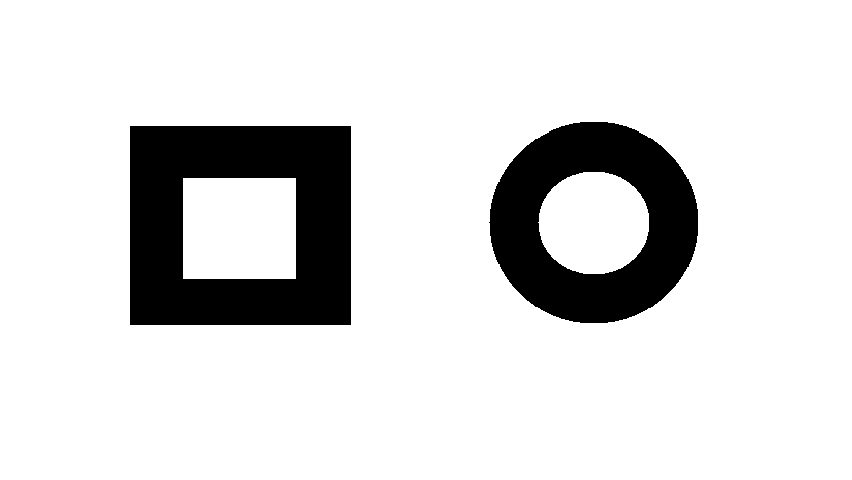
#> input picture assignment1/template/calibration_thick.png, 852 x 480 px, given in place of image_test_template.png, which was not available
$ python template_matching_test.py
#> lines starting #> are read from the running program, lines starting #| are printed output that depends on the picture; after the words box and inside, x2 and y2 are one past the last pixel; in counts of white or black regions, pixels touching at a corner belong together; pictures that were not available may be replaced by others from this repository, and a replacement may not be noted
import cv2
import numpy as np
from matplotlib import pyplot as plt

img = cv2.imread('D:/Videos/Test/image_test_template.png',0)
#> img: shape (480, 852); 86.2% white; 2 black regions, box (x1, y1, x2, y2) and area: (130, 126, 351, 325) 32566, (489, 122, 698, 323) 24004
img2 = img.copy()
template = cv2.imread('D:/Videos/template_91_91.png',0)
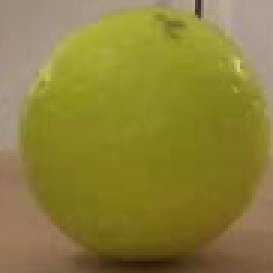
#> input picture assignment1/template/template_91_91.png, 91 x 91 px, found by its file name (shown 3 times larger)
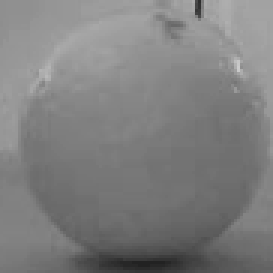
#> template: shape (91, 91) (shown 3 times larger); min 34, max 203, mean 126.8
w, h = template.shape[::-1]
#> w = 91; h = 91

# All the 6 methods for comparison in a list
methods = ['cv2.TM_CCOEFF', 'cv2.TM_CCOEFF_NORMED', 'cv2.TM_CCORR',
            'cv2.TM_CCORR_NORMED', 'cv2.TM_SQDIFF', 'cv2.TM_SQDIFF_NORMED']

for meth in methods:
    img = img2.copy()
    method = eval(meth)

    print("Shape = " + str(img.shape))
    print("Type = " + str(img.dtype))

    # Apply template Matching
    res = cv2.matchTemplate(img,template,method)
    min_val, max_val, min_loc, max_loc = cv2.minMaxLoc(res)

    # If the method is TM_SQDIFF or TM_SQDIFF_NORMED, take minimum
    if method in [cv2.TM_SQDIFF, cv2.TM_SQDIFF_NORMED]:
        top_left = min_loc
    else:
        top_left = max_loc
    bottom_right = (top_left[0] + w, top_left[1] + h)

    cv2.rectangle(img2,top_left, bottom_right, (0,255,0), 2)

    plt.subplot(121),plt.imshow(res,cmap = 'gray')
    plt.title('Matching Result'), plt.xticks([]), plt.yticks([])
    plt.subplot(122),plt.imshow(img2, cmap= 'gray')
    plt.title('Detected Point'), plt.xticks([]), plt.yticks([])
    plt.suptitle(meth)

    plt.show()
#> this loop made 6 passes
#> (min_val, max_val, min_loc, top_left, bottom_right) on passes 1 to 4: (-17996564, 17996584, (176, 139), (123, 87), (214, 178)), (-0.742, 0.724, (542, 145), (540, 81), (631, 172)), (37949352, 267750848, (130, 126), (661, 0), (752, 91)), (0.337, 0.983, (130, 126), (698, 121), (789, 212))
#> (min_val, max_val, max_loc, top_left, bottom_right) on passes 5 to 6: (103839376, 175302624, (542, 140), (261, 86), (352, 177)), (0.478, 1, (129, 114), (200, 202), (291, 293))
#> pass 1, `res = cv2.matchTemplate(img,template,method)`:
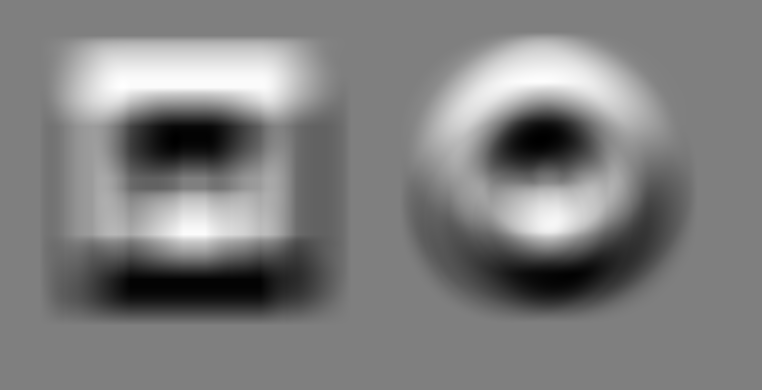
#> res: shape (390, 762) float32; min -17996564, max 17996584, mean 1.8; drawn with min black and max white
#> pass 1, `plt.show()`:
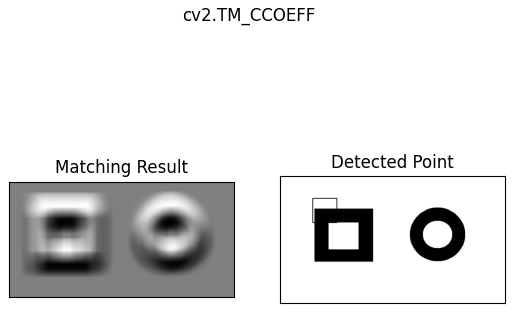
#> figure drawn by matplotlib, 2 panels
#> after the loop:
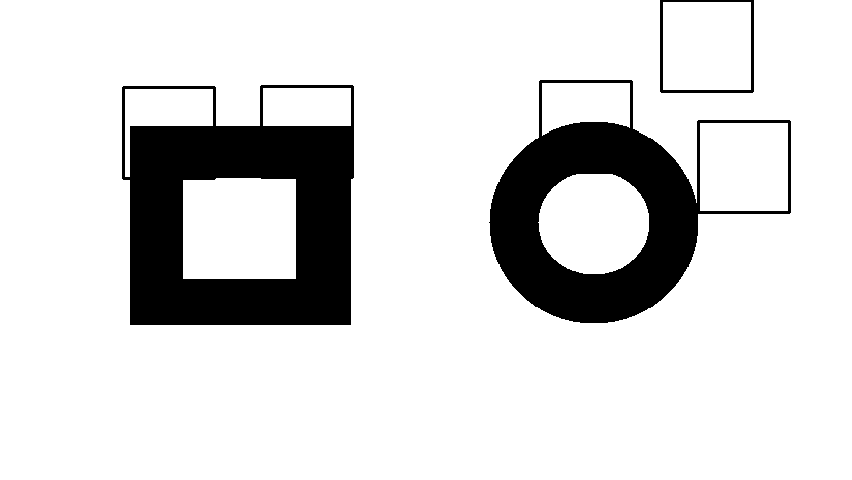
#> img: shape (480, 852); 85.2% white; 3 black regions, box (x1, y1, x2, y2) and area: (122, 85, 354, 325) 34010, (489, 80, 791, 323) 25718, (660, 0, 754, 93) 996
#> after the loop:
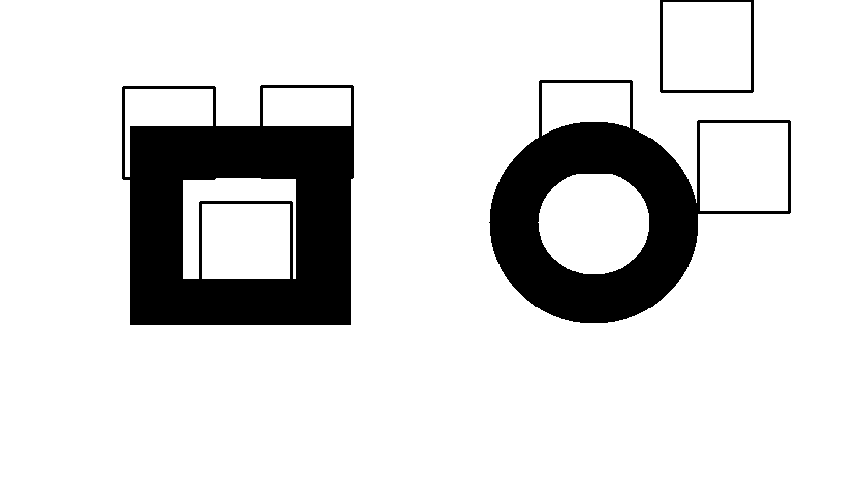
#> img2: shape (480, 852); 85% white; 3 black regions, box (x1, y1, x2, y2) and area: (122, 85, 354, 325) 34740, (489, 80, 791, 323) 25718, (660, 0, 754, 93) 996
#> after the loop:
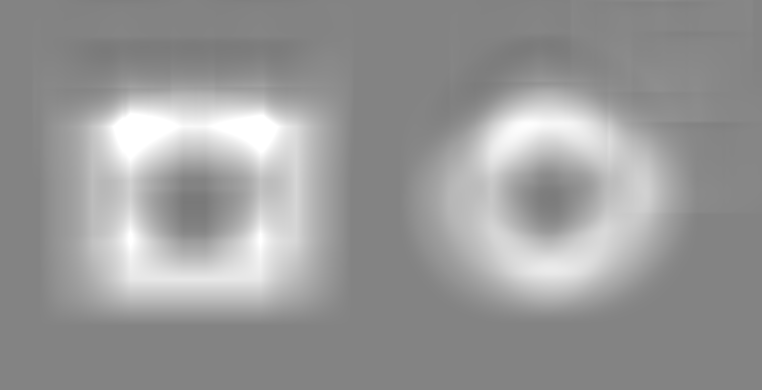
#> res: shape (390, 762) float32; min 0.478, max 1, mean 0.601
